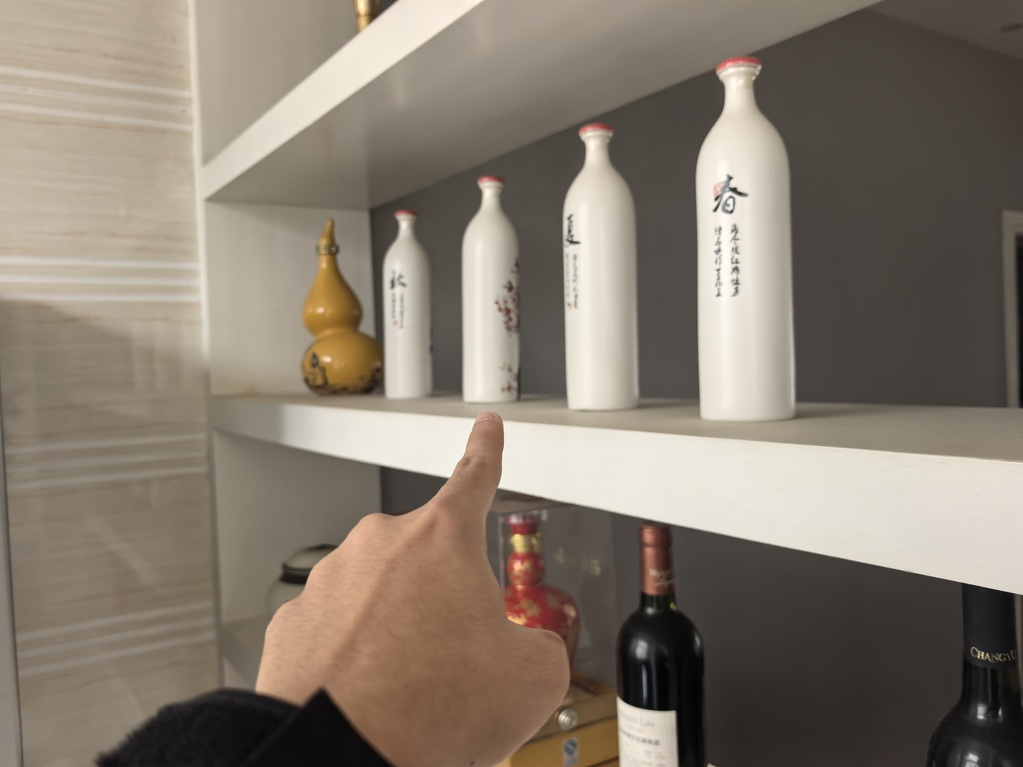
#> input picture ROI_issues/test.jpg, 1023 x 767 px
$ python make_walkthrough.py
#> lines starting #> are read from the running program, lines starting #| are printed output that depends on the picture
"""Save visible stages of the Android image pipeline using the real ONNX model.

Run from the repository root: python image_walkthrough/make_walkthrough.py
The source is a still image, so --rotation defaults to 0. Set it to the
ImageProxy rotation reported on a phone to simulate that particular frame.
"""

from __future__ import annotations

import argparse
import json
import math
from pathlib import Path

import numpy as np
import onnxruntime as ort
from PIL import Image, ImageDraw, ImageFont, ImageOps


ROOT = Path(__file__).resolve().parents[1]
DEFAULT_IMAGE = ROOT / "ROI_issues" / "test.jpg"
MODEL = ROOT / "ROIModel" / "spatialnet_v4.onnx"
MEAN = np.array([0.485, 0.456, 0.406], dtype=np.float32)
STD = np.array([0.229, 0.224, 0.225], dtype=np.float32)


# [55 lines left out: functions font, box_pixels, draw_detection, not called in this run]


def sigmoid(value: float) -> float:
    return 1 / (1 + math.exp(-value))


def preview_fill_center(image: Image.Image, size: tuple[int, int]) -> Image.Image:
    """Illustrate aspect-preserving FILL_CENTER; real Preview is a separate stream."""
    return ImageOps.fit(image, size, method=Image.Resampling.BILINEAR, centering=(0.5, 0.5))


# [32 lines left out: functions preview_fit_with_geometry, labelled, not called in this run]


def main() -> None:
    parser = argparse.ArgumentParser(description=__doc__)
    parser.add_argument("--image", type=Path, default=DEFAULT_IMAGE)
    parser.add_argument("--output", type=Path, default=ROOT / "image_walkthrough" / "output")
    parser.add_argument("--rotation", type=int, choices=(0, 90, 180, 270), default=0)
    parser.add_argument("--preview-width", type=int, default=720)
    parser.add_argument("--preview-height", type=int, default=1280)
    args = parser.parse_args()
    if args.preview_width <= 0 or args.preview_height <= 0:
        parser.error("preview width and height must be positive")
    args.output.mkdir(parents=True, exist_ok=True)

    source = Image.open(args.image).convert("RGB")
#> source is the input picture: PIL image 1023x767 RGB; mean R, G, B 133.9, 123.4, 110.8
    source.save(args.output / "01_source.png")
    # Android's positive Matrix rotation is clockwise in image coordinates.
    rotated = source.rotate(-args.rotation, expand=True)
    rotated.save(args.output / "02_rotated_analysis.png")
    resized = rotated.resize((160, 160), Image.Resampling.BILINEAR)
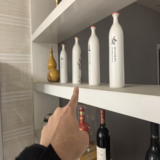
#> resized: PIL image 160x160 RGB; mean R, G, B 133.9, 123.4, 110.8
    resized.save(args.output / "03_model_rgb_160x160.png")
    scaled = np.asarray(resized, dtype=np.float32) / 255.0
    normalized = (scaled - MEAN) / STD
    tensor = np.ascontiguousarray(normalized.transpose(2, 0, 1)[None])
    # Normalized floats are not directly viewable as RGB. This maps -2.5..2.5
    # to 0..255 per channel solely so a human can see an illustrative image.
    visual = np.clip((normalized + 2.5) / 5.0 * 255, 0, 255).astype(np.uint8)
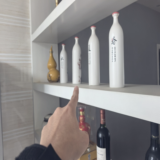
#> visual: shape (160, 160, 3); mean R, G, B 136, 133.3, 133.5
    Image.fromarray(visual, "RGB").save(args.output / "04_normalized_visual_only.png")
    np.save(args.output / "04_actual_model_tensor.npy", tensor)

    session = ort.InferenceSession(str(MODEL), providers=["CPUExecutionProvider"])
    outputs = session.run(None, {session.get_inputs()[0].name: tensor})
    raw = {info.name: values[0].tolist() for info, values in zip(session.get_outputs(), outputs)}
    hp, pp, rp = (sigmoid(raw[key][0]) for key in ("hand_conf", "point_conf", "roi_conf"))
    hand, pointing, roi = hp >= 0.5, hp >= 0.5 and pp >= 0.5, hp >= 0.5 and pp >= 0.5 and rp >= 0.5
    category = "NO HAND" if not hand else "NON-POINTING" if not pointing else "POINTING-EMPTY" if not roi else "POINTING"
    result = {**raw, "hand_probability": hp, "point_probability": pp, "roi_probability": rp,
              "is_hand": hand, "is_pointing": pointing, "is_roi": roi, "category": category,
              "source_size": list(source.size), "rotated_analysis_size": list(rotated.size),
              "model_rgb_size": [160, 160], "tensor_shape": list(tensor.shape),
              "illustrative_preview_size": [args.preview_width, args.preview_height],
              "saved_capture_size": list(rotated.size), "rotation_degrees": args.rotation}
    (args.output / "05_model_output.json").write_text(json.dumps(result, indent=2), encoding="utf-8")

    overlay = draw_detection(rotated, result, arrow_length=90)
    overlay.save(args.output / "06_prediction_on_analysis.png")
    capture = draw_detection(rotated, result, arrow_length=90, bottom_bar=True)
    capture.save(args.output / "07_capture_simulation.jpg", quality=95)
    # This is a geometry illustration. The app's Preview use case can deliver
    # a different source frame, and a still image cannot reveal its dimensions.
    preview_size = args.preview_width, args.preview_height
    cropped = preview_fill_center(rotated, preview_size)
    cropped.save(args.output / "08_fill_center_preview_example.png")
    naive = draw_detection(cropped, result, arrow_length=80)
    naive.save(args.output / "09_app_overlay_on_preview_example.png")

    fixed_dir = args.output.parent / "fixed_output"
    fixed_dir.mkdir(exist_ok=True)
    fit, mapped, geometry = preview_fit_with_geometry(rotated, preview_size, result)
    fit.save(fixed_dir / "07_full_frame_preview.png")
    fixed = draw_detection(fit, mapped, arrow_length=80)
    fixed.save(fixed_dir / "08_aligned_overlay_preview.png")
    (fixed_dir / "preview_geometry.json").write_text(json.dumps(geometry, indent=2), encoding="utf-8")

    fixed_frames = [
        (source, "1  SOURCE", f"{source.width} x {source.height}"),
        (rotated, "2  ROTATED ANALYSIS", f"{rotated.width} x {rotated.height}"),
        (resized, "3  MODEL RGB", "160 x 160; squeezed"),
        (Image.fromarray(visual, "RGB"), "4  MODEL TENSOR VIEW", "160 x 160; visualized floats"),
        (overlay, "5  MODEL RESULT", f"{category}; original coordinates"),
        (fit, "6  NEW LIVE FRAME", "Whole source visible; black margins"),
        (fixed, "7  NEW LIVE OVERLAY", "Same fit transform as the frame"),
        (capture, "8  CAPTURE", f"{capture.width} x {capture.height}; no margins"),
    ]
    fixed_sheet = Image.new("RGB", (940, 1440), "#15191e")
    for i, (im, title, subtitle) in enumerate(fixed_frames):
        fixed_sheet.paste(labelled(im, title, subtitle), ((i % 2) * 470, (i // 2) * 360))
    fixed_sheet.save(fixed_dir / "00_fixed_flow.jpg", quality=94)

    frames = [
        (source, "1  SOURCE", f"{source.width} x {source.height} pixels"),
        (rotated, "2  ROTATED ANALYSIS", f"{rotated.width} x {rotated.height} pixels; {args.rotation} deg"),
        (resized, "3  MODEL RGB", "160 x 160; whole frame stretched"),
        (Image.fromarray(visual, "RGB"), "4  NORMALIZED VIEW", "160 x 160; display mapping only"),
        (overlay, "5  MODEL RESULT", f"{category}; {rotated.width} x {rotated.height}"),
        (capture, "6  CAPTURE", f"JPEG; {capture.width} x {capture.height}"),
        (cropped, "7  PREVIEW EXAMPLE", f"FILL_CENTER; {args.preview_width} x {args.preview_height}"),
        (naive, "8  APP OVERLAY EXAMPLE", "May misalign after center crop"),
    ]
    sheet = Image.new("RGB", (470 * 2, 360 * 4), "#15191e")
    for i, (im, title, subtitle) in enumerate(frames):
        sheet.paste(labelled(im, title, subtitle), ((i % 2) * 470, (i // 2) * 360))
    sheet.save(args.output / "00_all_steps.jpg", quality=94)
    actual_preview = ROOT / "ROI_issues" / "preview1.jpg"
    actual_capture = ROOT / "ROI_issues" / "saved_capture1.jpg"
    if actual_preview.exists() and actual_capture.exists():
        phone_preview = Image.open(actual_preview).convert("RGB")
        phone_capture = Image.open(actual_capture).convert("RGB")
        comparison = Image.new("RGB", (940, 420), "#15191e")
        comparison.paste(labelled(phone_preview, "ACTUAL PHONE SCREENSHOT",
                                  f"{phone_preview.width} x {phone_preview.height}; includes UI",
                                  (470, 420)), (0, 0))
        comparison.paste(labelled(phone_capture, "ACTUAL APP CAPTURE",
                                  f"{phone_capture.width} x {phone_capture.height}; analysis frame",
                                  (470, 420)), (470, 0))
        comparison.save(args.output / "10_actual_phone_examples.jpg", quality=94)
    print(f"Saved {args.output} | input {source.size} | tensor {tensor.shape} | {category}")


if __name__ == "__main__":
    main()
#> (the call stopped at in main, `session = ort.InferenceSession(str(MODEL), providers=["CPUExecutionPro..`: onnxruntime is not available in this run)

$ run again, with ROI_issues/saved_capture2.jpg copied over ROI_issues/test.jpg
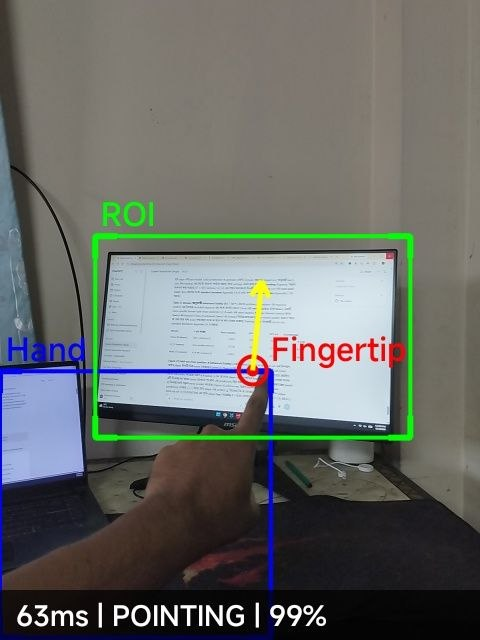
#> input picture ROI_issues/saved_capture2.jpg, 480 x 640 px
#> in main, source is the input picture: PIL image 480x640 RGB; mean R, G, B 103.1, 105.8, 102.6
#> in main, `resized = rotated.resize((160, 160), Image.Resampling.BILINEAR)`:
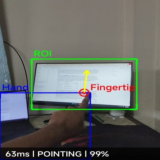
#> resized: PIL image 160x160 RGB; mean R, G, B 103.1, 105.8, 102.6
#> in main, `visual = np.clip((normalized + 2.5) / 5.0 * 255, 0, 255).astype(np.uin..`:
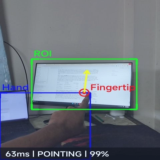
#> visual: shape (160, 160, 3); mean R, G, B 109.1, 117.7, 126.2
